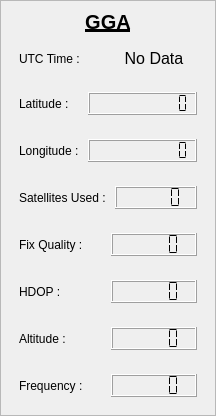
             <widget class="QFrame" name="verticalFrame_gga">
              <property name="frameShape">
               <enum>QFrame::Shape::StyledPanel</enum>
              </property>
              <layout class="QVBoxLayout" name="verticalLayout_13">
               <property name="leftMargin">
                <number>9</number>
               </property>
               <property name="topMargin">
                <number>9</number>
               </property>
               <property name="rightMargin">
                <number>9</number>
               </property>
               <property name="bottomMargin">
                <number>9</number>
               </property>
               <item>
                <widget class="QLabel" name="label_10">
                 <property name="sizePolicy">
                  <sizepolicy hsizetype="Preferred" vsizetype="Maximum">
                   <horstretch>0</horstretch>
                   <verstretch>0</verstretch>
                  </sizepolicy>
                 </property>
                 <property name="font">
                  <font>
                   <pointsize>15</pointsize>
                   <bold>true</bold>
                   <underline>true</underline>
                  </font>
                 </property>
                 <property name="text">
                  <string>GGA</string>
                 </property>
                 <property name="alignment">
                  <set>Qt::AlignmentFlag::AlignCenter</set>
                 </property>
                </widget>
               </item>
               <item>
                <layout class="QHBoxLayout" name="horizontalLayout_39">
                 <property name="leftMargin">
                  <number>9</number>
                 </property>
                 <property name="topMargin">
                  <number>9</number>
                 </property>
                 <property name="rightMargin">
                  <number>9</number>
                 </property>
                 <property name="bottomMargin">
                  <number>9</number>
                 </property>
                 <item>
                  <widget class="QLabel" name="label_50">
                   <property name="text">
                    <string>UTC Time :</string>
                   </property>
                  </widget>
                 </item>
                 <item>
                  <widget class="QLabel" name="label_utcTime_gga">
                   <property name="sizePolicy">
                    <sizepolicy hsizetype="Preferred" vsizetype="Maximum">
                     <horstretch>0</horstretch>
                     <verstretch>0</verstretch>
                    </sizepolicy>
                   </property>
                   <property name="font">
                    <font>
                     <pointsize>12</pointsize>
                    </font>
                   </property>
                   <property name="text">
                    <string>No Data</string>
                   </property>
                   <property name="alignment">
                    <set>Qt::AlignmentFlag::AlignCenter</set>
                   </property>
                  </widget>
                 </item>
                </layout>
               </item>
               <item>
                <layout class="QHBoxLayout" name="horizontalLayout_6">
                 <property name="leftMargin">
                  <number>9</number>
                 </property>
                 <property name="topMargin">
                  <number>9</number>
                 </property>
                 <property name="rightMargin">
                  <number>9</number>
                 </property>
                 <property name="bottomMargin">
                  <number>9</number>
                 </property>
                 <item>
                  <widget class="QLabel" name="label_11">
                   <property name="text">
                    <string>Latitude :</string>
                   </property>
                  </widget>
                 </item>
                 <item>
                  <widget class="QLCDNumber" name="lcdNumber_latitude_gga">
                   <property name="sizePolicy">
                    <sizepolicy hsizetype="Minimum" vsizetype="Maximum">
                     <horstretch>0</horstretch>
                     <verstretch>0</verstretch>
                    </sizepolicy>
                   </property>
                   <property name="digitCount">
                    <number>10</number>
                   </property>
                   <property name="segmentStyle">
                    <enum>QLCDNumber::SegmentStyle::Flat</enum>
                   </property>
                  </widget>
                 </item>
                </layout>
               </item>
               <item>
                <layout class="QHBoxLayout" name="horizontalLayout_7">
                 <property name="leftMargin">
                  <number>9</number>
                 </property>
                 <property name="topMargin">
                  <number>9</number>
                 </property>
                 <property name="rightMargin">
                  <number>9</number>
                 </property>
                 <property name="bottomMargin">
                  <number>9</number>
                 </property>
                 <item>
                  <widget class="QLabel" name="label_12">
                   <property name="text">
                    <string>Longitude : </string>
                   </property>
                  </widget>
                 </item>
                 <item>
                  <widget class="QLCDNumber" name="lcdNumber_longitude_gga">
                   <property name="sizePolicy">
                    <sizepolicy hsizetype="Minimum" vsizetype="Maximum">
                     <horstretch>0</horstretch>
                     <verstretch>0</verstretch>
                    </sizepolicy>
                   </property>
                   <property name="digitCount">
                    <number>10</number>
                   </property>
                   <property name="segmentStyle">
                    <enum>QLCDNumber::SegmentStyle::Flat</enum>
                   </property>
                  </widget>
                 </item>
                </layout>
               </item>
               <item>
                <layout class="QHBoxLayout" name="horizontalLayout_42">
                 <property name="leftMargin">
                  <number>9</number>
                 </property>
                 <property name="topMargin">
                  <number>9</number>
                 </property>
                 <property name="rightMargin">
                  <number>9</number>
                 </property>
                 <property name="bottomMargin">
                  <number>9</number>
                 </property>
                 <item>
                  <widget class="QLabel" name="label_53">
                   <property name="text">
                    <string>Satellites Used : </string>
                   </property>
                  </widget>
                 </item>
                 <item>
                  <widget class="QLCDNumber" name="lcdNumber_satellites_gga">
                   <property name="sizePolicy">
                    <sizepolicy hsizetype="Minimum" vsizetype="Maximum">
                     <horstretch>0</horstretch>
                     <verstretch>0</verstretch>
                    </sizepolicy>
                   </property>
                   <property name="digitCount">
                    <number>5</number>
                   </property>
                   <property name="segmentStyle">
                    <enum>QLCDNumber::SegmentStyle::Flat</enum>
                   </property>
                  </widget>
                 </item>
                </layout>
               </item>
               <item>
                <layout class="QHBoxLayout" name="horizontalLayout_47">
                 <property name="leftMargin">
                  <number>9</number>
                 </property>
                 <property name="topMargin">
                  <number>9</number>
                 </property>
                 <property name="rightMargin">
                  <number>9</number>
                 </property>
                 <property name="bottomMargin">
                  <number>9</number>
                 </property>
                 <item>
                  <widget class="QLabel" name="label_58">
                   <property name="text">
                    <string>Fix Quality :</string>
                   </property>
                  </widget>
                 </item>
                 <item>
                  <widget class="QLCDNumber" name="lcdNumber_fixQuality_gga">
                   <property name="sizePolicy">
                    <sizepolicy hsizetype="Minimum" vsizetype="Maximum">
                     <horstretch>0</horstretch>
                     <verstretch>0</verstretch>
                    </sizepolicy>
                   </property>
                   <property name="segmentStyle">
                    <enum>QLCDNumber::SegmentStyle::Flat</enum>
                   </property>
                  </widget>
                 </item>
                </layout>
               </item>
               <item>
                <layout class="QHBoxLayout" name="horizontalLayout_43">
                 <property name="leftMargin">
                  <number>9</number>
                 </property>
                 <property name="topMargin">
                  <number>9</number>
                 </property>
                 <property name="rightMargin">
                  <number>9</number>
                 </property>
                 <property name="bottomMargin">
                  <number>9</number>
                 </property>
                 <item>
                  <widget class="QLabel" name="label_54">
                   <property name="text">
                    <string>HDOP :</string>
                   </property>
                  </widget>
                 </item>
                 <item>
                  <widget class="QLCDNumber" name="lcdNumber_hdop_gga">
                   <property name="sizePolicy">
                    <sizepolicy hsizetype="Minimum" vsizetype="Maximum">
                     <horstretch>0</horstretch>
                     <verstretch>0</verstretch>
                    </sizepolicy>
                   </property>
                   <property name="digitCount">
                    <number>5</number>
                   </property>
                   <property name="segmentStyle">
                    <enum>QLCDNumber::SegmentStyle::Flat</enum>
                   </property>
                  </widget>
                 </item>
                </layout>
               </item>
               <item>
                <layout class="QHBoxLayout" name="horizontalLayout_44">
                 <property name="leftMargin">
                  <number>9</number>
                 </property>
                 <property name="topMargin">
                  <number>9</number>
                 </property>
                 <property name="rightMargin">
                  <number>9</number>
                 </property>
                 <property name="bottomMargin">
                  <number>9</number>
                 </property>
                 <item>
                  <widget class="QLabel" name="label_55">
                   <property name="text">
                    <string>Altitude :</string>
                   </property>
                  </widget>
                 </item>
                 <item>
                  <widget class="QLCDNumber" name="lcdNumber_altitude_gga">
                   <property name="sizePolicy">
                    <sizepolicy hsizetype="Minimum" vsizetype="Maximum">
                     <horstretch>0</horstretch>
                     <verstretch>0</verstretch>
                    </sizepolicy>
                   </property>
                   <property name="digitCount">
                    <number>5</number>
                   </property>
                   <property name="segmentStyle">
                    <enum>QLCDNumber::SegmentStyle::Flat</enum>
                   </property>
                  </widget>
                 </item>
                </layout>
               </item>
               <item>
                <layout class="QHBoxLayout" name="horizontalLayout_45">
                 <property name="leftMargin">
                  <number>9</number>
                 </property>
                 <property name="topMargin">
                  <number>9</number>
                 </property>
                 <property name="rightMargin">
                  <number>9</number>
                 </property>
                 <property name="bottomMargin">
                  <number>9</number>
                 </property>
                 <item>
                  <widget class="QLabel" name="label_56">
                   <property name="text">
                    <string>Frequency :</string>
                   </property>
                  </widget>
                 </item>
                 <item>
                  <widget class="QLCDNumber" name="lcdNumber_frequency_gga">
                   <property name="sizePolicy">
                    <sizepolicy hsizetype="Minimum" vsizetype="Maximum">
                     <horstretch>0</horstretch>
                     <verstretch>0</verstretch>
                    </sizepolicy>
                   </property>
                   <property name="segmentStyle">
                    <enum>QLCDNumber::SegmentStyle::Flat</enum>
                   </property>
                  </widget>
                 </item>
                </layout>
               </item>
              </layout>
             </widget>
